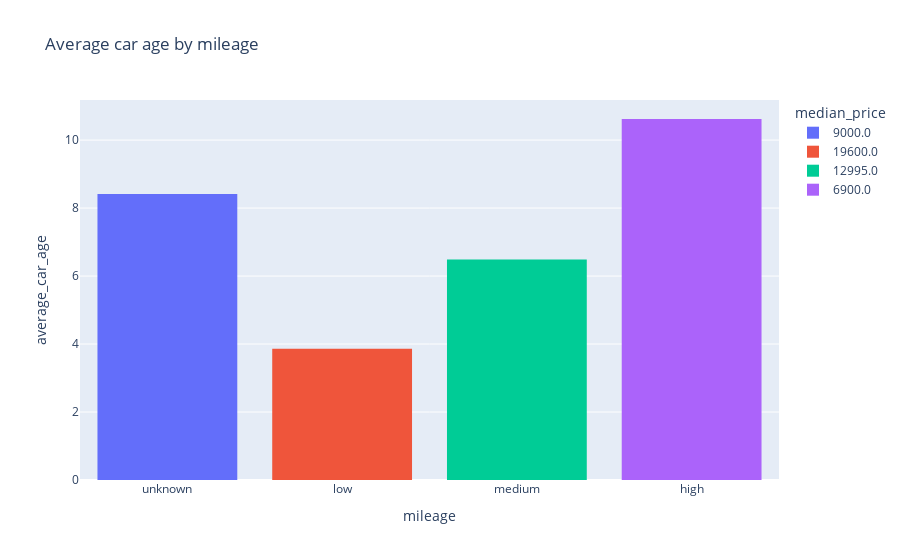

Notebook code cell kept with this figure:
### Code cell
# Create a histogram using Plotly Express
fig = px.histogram(df_merged, x='mileage', y='average_car_age', color='median_price', title='Average car age by mileage', labels={'mileage': 'mileage', 'average_car_age': 'average_car_age'})

# Update y-axis name
fig.update_yaxes(title_text='average_car_age')

# Show the plot
fig.show()

### Figure 1 — Plotly figure (JSON) as saved in the notebook; plotly's stock layout.template omitted (floating-point values rounded to 4 significant figures)
{"data": [{"alignmentgroup": "True", "bingroup": "x", "histfunc": "sum", "hovertemplate": "median_price=9000.0<br>mileage=%{x}<br>sum of average_car_age=%{y}<extra></extra>", "legendgroup": "9000.0", "marker": {"color": "#636efa", "pattern": {"shape": ""}}, "name": "9000.0", "offsetgroup": "9000.0", "orientation": "v", "showlegend": true, "type": "histogram", "x": ["unknown"], "xaxis": "x", "y": [8.41], "yaxis": "y"}, {"alignmentgroup": "True", "bingroup": "x", "histfunc": "sum", "hovertemplate": "median_price=19600.0<br>mileage=%{x}<br>sum of average_car_age=%{y}<extra></extra>", "legendgroup": "19600.0", "marker": {"color": "#EF553B", "pattern": {"shape": ""}}, "name": "19600.0", "offsetgroup": "19600.0", "orientation": "v", "showlegend": true, "type": "histogram", "x": ["low"], "xaxis": "x", "y": [3.86], "yaxis": "y"}, {"alignmentgroup": "True", "bingroup": "x", "histfunc": "sum", "hovertemplate": "median_price=12995.0<br>mileage=%{x}<br>sum of average_car_age=%{y}<extra></extra>", "legendgroup": "12995.0", "marker": {"color": "#00cc96", "pattern": {"shape": ""}}, "name": "12995.0", "offsetgroup": "12995.0", "orientation": "v", "showlegend": true, "type": "histogram", "x": ["medium"], "xaxis": "x", "y": [6.49], "yaxis": "y"}, {"alignmentgroup": "True", "bingroup": "x", "histfunc": "sum", "hovertemplate": "median_price=6900.0<br>mileage=%{x}<br>sum of average_car_age=%{y}<extra></extra>", "legendgroup": "6900.0", "marker": {"color": "#ab63fa", "pattern": {"shape": ""}}, "name": "6900.0", "offsetgroup": "6900.0", "orientation": "v", "showlegend": true, "type": "histogram", "x": ["high"], "xaxis": "x", "y": [10.62], "yaxis": "y"}], "layout": {"barmode": "relative", "legend": {"title": {"text": "median_price"}, "tracegroupgap": 0}, "title": {"text": "Average car age by mileage"}, "xaxis": {"anchor": "y", "domain": [0, 1], "title": {"text": "mileage"}}, "yaxis": {"anchor": "x", "domain": [0, 1], "title": {"text": "average_car_age"}}}}
